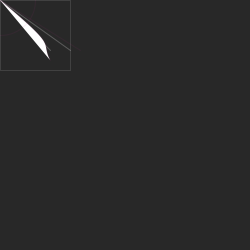
Frame 1 (no input)
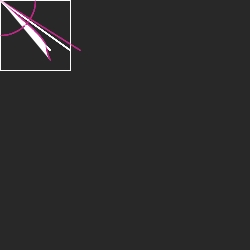
Frame 60 (the mouse pressed at the canvas centre just before this capture)
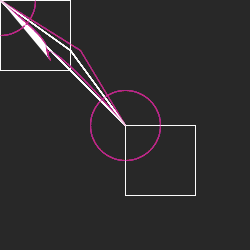
Frame 120 (the mouse held since frame 60 and released just before this capture)

The Processing sketch that drew these frames (run headless with seeded random() and noise(); from frame 60 on, the mouse is pressed at the canvas centre):

// Processing sketch: processing_18508
// ── processing_18508.pde

void setup () {
size( 250, 250);
background(40);
}
 
void draw (){
stroke (255,60);
strokeWeight (1);
line (mouseY,mouseX,50,50);
stroke (191,42,144,20);
strokeWeight (1);
bezier (mouseX,mouseY,60,50,40,40,50,60);
stroke (255,60);
strokeWeight (1);
line (mouseY,mouseX,70,50);
stroke (191,42,144,20);
strokeWeight (1);
line (mouseX,mouseY,80,50);
strokeWeight (1);
noFill ();
ellipse (mouseX,mouseY,70,70);
strokeWeight (1);
stroke (255,30);
noFill ();
rect (mouseX,mouseY,70,70);

}
               
